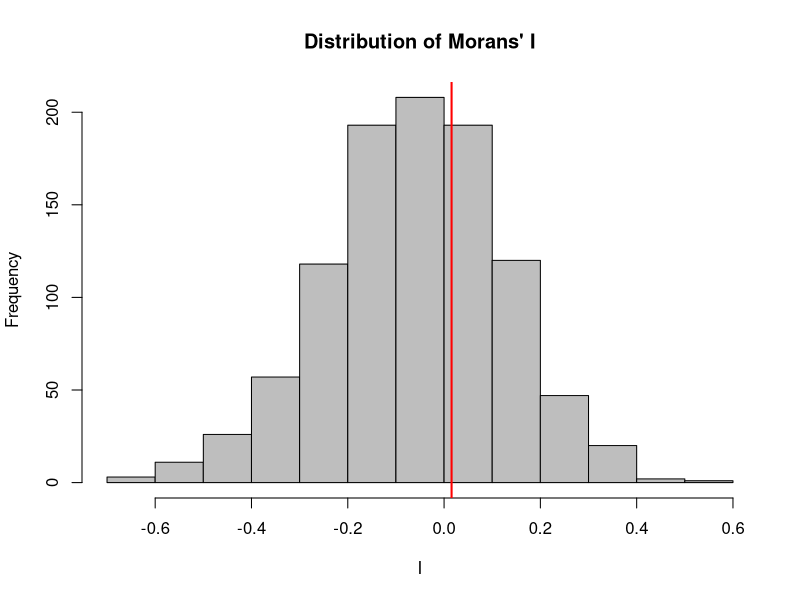

Write R code to recreate this figure. (Note: this script raises an error after producing the figure.)
##############################################=
# Spatial Econometrics
# Laboratory: More on Moran's I
# By: Mauricio Sarrias
##############################################=

## 0: Clean directory and load packages ====
rm(list = ls(all = TRUE)) 
library("spdep")
set.seed(1) # In order to get the same results 

# 1. Creating Spatial Weights for a Grid Layout ----

# Create a rook type neighbor object for a 4 by 4 square grid layout (16 spatial units)
rook4x4 <- cell2nb(4, 4)
summary(rook4x4)

# 2. Converting Spatial Weights to a Matrix ----
help("nb2mat")
W <- nb2mat(rook4x4, 
            style = "W") #Normalized W matrix
W
rowSums(W)

# 3. Creating a Spatial Lag Using Matrix Multiplication ----
x <- rnorm(16, mean = 0, sd = 1)
Wx <- W %*% x  # Spatial lag by hand
sWx <- lag.listw(nb2listw(rook4x4), x) # Spatial Lag using command

Wx[1:4] == sWx[1:4]

# 5. Computing Moran's I Using Matrix Algebra ----

# Recall that the Moran's I is
#
# I = z' W z / (z'z) * (n / S_0)
#
z <- x - mean(x)
zz  <- crossprod(z)
Wz  <- lag.listw(nb2listw(rook4x4), z)
zWz <- crossprod(z, Wz) # t(z) %*% Wz
n   <- length(x)
S0  <- sum(as.vector(W))

# See also the following
spweights.constants(nb2listw(rook4x4))

mi1  <- zWz / zz
mi2  <- (n / S0) * zWz / zz
mi1
mi2

summary(lm(Wz ~ z - 1)) # In form of regression. 
coef(lm(Wz ~ z - 1))


# 4. Theoretical Moments of Moran's I ====
EI <- -1 / (n - 1)

wc <- spweights.constants(nb2listw(rook4x4))
S02 <- wc$S0*wc$S0
EI2 <-  (wc$nn*wc$S1 - wc$n*wc$S2 + 3*S02) / (S02*(wc$nn - 1))
VI <- EI2 - EI ^ 2
stat <- (mi1 - EI) / sqrt(VI)
stat

moran.test(x, nb2listw(rook4x4), randomisation = FALSE)


# 5. My own function under normality ====

my_moran_nor <- function(x, listw){
  # x     : a vector
  # listw : a list of neighboors of class "listw"
  
  require("spdep")        # just to be sure that spdep is loaded when required
  n <- length(listw$neighbours) # number of spatial units
  if (n != length(x)) stop("x and W does not have the same number of units")
  
  wc <- spweights.constants(listw) # Important constants from W
  S0  <- wc$S0
  S02 <- (S0) ^ 2
  
  # Compute Morans' I
  z   <- x - mean(x)
  zz  <- crossprod(z)
  Wz  <- lag.listw(listw, z)
  zWz <- crossprod(z, Wz)
  mI  <- (n / S0) * (zWz / zz)
  
  # Theoretical moments under normality
  EI <- (-1) / wc$n1
  EI2 <- (wc$nn * wc$S1 - wc$n * wc$S2 + 3 * S02) / (S02 * (wc$nn - 1))
  VI <- EI2 - EI ^ 2
  out <- list("I" = mI, "EI" = EI, "VI" = VI)
  out
}

my_moran_nor(x = x, listw = nb2listw(rook4x4))
moran.test(x, nb2listw(rook4x4), randomisation = FALSE, alternative = "two.sided")

# Two side test
moran_out <- my_moran_nor(x, nb2listw(rook4x4))
2 * pnorm(abs((moran_out$I - moran_out$EI) / sqrt(moran_out$VI)), lower.tail = FALSE) 


# 7. Monte Carlo Moran's I ----

S <- 999
res <- numeric(length = S + 1)
for (i in 1:S) {
  # sample takes a sample of the specified size from the elements of x
  # using either with or without replacement
    res[i] <- my_moran_nor(sample(x), nb2listw(rook4x4))$I
}
res[S + 1] <- my_moran_nor(x, nb2listw(rook4x4))$I
statistic <- res[S + 1]

hist(res[1:S], xlab = "I", col = "grey", main  = "Distribution of Morans' I")
abline(v = res[S + 1], col = "red", lwd = 2)
p <- (1 + sum(res[1:S] >= res[S + 1])) / (1 + S)
p

moran.mc(x, nb2listw(rook4x4), nsim = 999)

# other example,
rook5x10 <- cell2nb(5, 10)
y <- rnorm(5 * 10)
Iw <- invIrM(rook5x10, 0.9)
yc <- c(Iw %*% y)

res2 <- numeric(length = S + 1)
for (i in 1:S) {
  # sample takes a sample of the specified size from the elemenets of x
  # using either with or withour replacement
  res2[i] <- my_moran_nor(sample(yc), nb2listw(rook5x10))$I
}
res2[S + 1] <- my_moran_nor(yc, nb2listw(rook5x10))$I
statistic2 <- res2[S + 1]

hist(res2[1:S], xlab = "I", col = "grey", main  = "Distribution of Morans' I", xlim = c(-0.3, 1))
abline(v = res2[S + 1], col = "red", lwd = 2)
p <- (1 + sum(res2[1:S] >= res2[S + 1])) / (1 + S)
p

moran.mc(yc, nb2listw(rook5x10), nsim = 999)

moran.plot(yc,nb2listw(rook5x10), pch = 19,
           xlab = expression(x),
           ylab = expression(Wx),
           col = "red")
text(c(3,-3, -3, 3), c(-0.5, -0.5, -2, -3),  labels =c("Quadrant I", "Quadrant II",
                                                "Quadrant III", "Quadrant IV"))


# 8. Simulation Morans' I
sim_moran_nor <- function(nrow, ncol, S, pvalue = 0.05){
              morans <- vector(mode = "numeric", length = S)
              reject <- vector(mode = "numeric", length = S)
              W <- nb2listw(cell2nb(nrow, ncol))
              n <- nrow * ncol
              for (s in 1:S) {
                y <- rnorm(n)
                mi <- moran.test(y, W, alternative = "two.sided", randomisation = FALSE)
                morans[s] <- mi$statistic
                if (mi$p.value < pvalue) reject[s] <- 1 else reject[s] <- 0
              }
              rejfreq <- sum(reject) / S
              out <- list(morans = morans, rej = rejfreq)
}

m_1000 <- sim_moran_nor(5, 5, 1000)
m_1000$morans
m_1000$rej

plot(density(m_1000$morans), main = "Moran's I under Null-NORMAL", lwd = 2, col = 2)

# More

m_10    <- sim_moran_nor(5, 2, 1000)
m_25    <- sim_moran_nor(5, 5, 1000)
m_100   <- sim_moran_nor(10, 10, 1000)
m_1000  <- sim_moran_nor(10, 100, 1000)

plot(density(m_10$morans), main = "Moran's I under Null-NORMAL", lwd = 2, col = 1,
     xlim = c(-5, 5), ylim = c(0, 0.45))
lines(density(m_25$morans),  lwd = 2, col = 2)
lines(density(m_100$morans), lwd = 2, col = 3)
lines(density(m_1000$morans), lwd = 2, col = 4)
